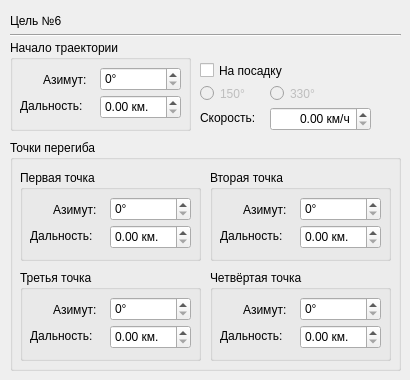
     <widget class="QWidget" name="Target6">
      <widget class="QGroupBox" name="TargetStart_6">
       <property name="geometry">
        <rect>
         <x>10</x>
         <y>40</y>
         <width>181</width>
         <height>91</height>
        </rect>
       </property>
       <property name="title">
        <string>Начало траектории</string>
       </property>
       <widget class="QLabel" name="LabelTargetAzimuthStart_6">
        <property name="geometry">
         <rect>
          <x>33</x>
          <y>32</y>
          <width>57</width>
          <height>15</height>
         </rect>
        </property>
        <property name="text">
         <string>Азимут:</string>
        </property>
       </widget>
       <widget class="QSpinBox" name="TargetAzimuthStart_6">
        <property name="geometry">
         <rect>
          <x>90</x>
          <y>27</y>
          <width>81</width>
          <height>24</height>
         </rect>
        </property>
        <property name="suffix">
         <string>°</string>
        </property>
       </widget>
       <widget class="QLabel" name="LabelTargetRangeStart_6">
        <property name="geometry">
         <rect>
          <x>10</x>
          <y>58</y>
          <width>71</width>
          <height>16</height>
         </rect>
        </property>
        <property name="text">
         <string>Дальность:</string>
        </property>
       </widget>
       <widget class="QDoubleSpinBox" name="TargetRangeStart_6">
        <property name="geometry">
         <rect>
          <x>90</x>
          <y>55</y>
          <width>81</width>
          <height>24</height>
         </rect>
        </property>
        <property name="suffix">
         <string> км.</string>
        </property>
       </widget>
      </widget>
      <widget class="QCheckBox" name="TargetGoHome_6">
       <property name="geometry">
        <rect>
         <x>200</x>
         <y>60</y>
         <width>91</width>
         <height>21</height>
        </rect>
       </property>
       <property name="text">
        <string>На посадку</string>
       </property>
      </widget>
      <widget class="QLabel" name="label_6">
       <property name="geometry">
        <rect>
         <x>10</x>
         <y>10</y>
         <width>91</width>
         <height>21</height>
        </rect>
       </property>
       <property name="text">
        <string>Цель №6</string>
       </property>
      </widget>
      <widget class="QGroupBox" name="TargetExtremums_6">
       <property name="geometry">
        <rect>
         <x>10</x>
         <y>140</y>
         <width>391</width>
         <height>231</height>
        </rect>
       </property>
       <property name="title">
        <string>Точки перегиба</string>
       </property>
       <widget class="QGroupBox" name="TargetExtremumFirst_6">
        <property name="geometry">
         <rect>
          <x>10</x>
          <y>30</y>
          <width>181</width>
          <height>91</height>
         </rect>
        </property>
        <property name="title">
         <string>Первая точка</string>
        </property>
        <widget class="QLabel" name="LabelTargetAzimuthFinish_21">
         <property name="geometry">
          <rect>
           <x>33</x>
           <y>32</y>
           <width>57</width>
           <height>15</height>
          </rect>
         </property>
         <property name="text">
          <string>Азимут:</string>
         </property>
        </widget>
        <widget class="QSpinBox" name="TargetAzimuthExtremumFirst_6">
         <property name="geometry">
          <rect>
           <x>90</x>
           <y>27</y>
           <width>81</width>
           <height>24</height>
          </rect>
         </property>
         <property name="suffix">
          <string>°</string>
         </property>
        </widget>
        <widget class="QLabel" name="LabelTargetRangeFinish_21">
         <property name="geometry">
          <rect>
           <x>10</x>
           <y>58</y>
           <width>71</width>
           <height>16</height>
          </rect>
         </property>
         <property name="text">
          <string>Дальность:</string>
         </property>
        </widget>
        <widget class="QDoubleSpinBox" name="TargetRangeExtremumFirst_6">
         <property name="geometry">
          <rect>
           <x>90</x>
           <y>55</y>
           <width>81</width>
           <height>24</height>
          </rect>
         </property>
         <property name="suffix">
          <string> км.</string>
         </property>
        </widget>
       </widget>
       <widget class="QGroupBox" name="TargetExtremumSecond_6">
        <property name="geometry">
         <rect>
          <x>200</x>
          <y>30</y>
          <width>181</width>
          <height>91</height>
         </rect>
        </property>
        <property name="title">
         <string>Вторая точка</string>
        </property>
        <widget class="QLabel" name="LabelTargetAzimuthFinish_22">
         <property name="geometry">
          <rect>
           <x>33</x>
           <y>32</y>
           <width>57</width>
           <height>15</height>
          </rect>
         </property>
         <property name="text">
          <string>Азимут:</string>
         </property>
        </widget>
        <widget class="QSpinBox" name="TargetAzimuthExtremumSecond_6">
         <property name="geometry">
          <rect>
           <x>90</x>
           <y>27</y>
           <width>81</width>
           <height>24</height>
          </rect>
         </property>
         <property name="suffix">
          <string>°</string>
         </property>
        </widget>
        <widget class="QLabel" name="LabelTargetRangeFinish_22">
         <property name="geometry">
          <rect>
           <x>10</x>
           <y>58</y>
           <width>71</width>
           <height>16</height>
          </rect>
         </property>
         <property name="text">
          <string>Дальность:</string>
         </property>
        </widget>
        <widget class="QDoubleSpinBox" name="TargetRangeExtremumSecond_6">
         <property name="geometry">
          <rect>
           <x>90</x>
           <y>55</y>
           <width>81</width>
           <height>24</height>
          </rect>
         </property>
         <property name="suffix">
          <string> км.</string>
         </property>
        </widget>
       </widget>
       <widget class="QGroupBox" name="TargetExtremumThird_6">
        <property name="geometry">
         <rect>
          <x>10</x>
          <y>130</y>
          <width>181</width>
          <height>91</height>
         </rect>
        </property>
        <property name="title">
         <string>Третья точка</string>
        </property>
        <widget class="QLabel" name="LabelTargetAzimuthFinish_23">
         <property name="geometry">
          <rect>
           <x>33</x>
           <y>32</y>
           <width>57</width>
           <height>15</height>
          </rect>
         </property>
         <property name="text">
          <string>Азимут:</string>
         </property>
        </widget>
        <widget class="QSpinBox" name="TargetAzimuthExtremumThird_6">
         <property name="geometry">
          <rect>
           <x>90</x>
           <y>27</y>
           <width>81</width>
           <height>24</height>
          </rect>
         </property>
         <property name="suffix">
          <string>°</string>
         </property>
        </widget>
        <widget class="QLabel" name="LabelTargetRangeFinish_23">
         <property name="geometry">
          <rect>
           <x>10</x>
           <y>58</y>
           <width>71</width>
           <height>16</height>
          </rect>
         </property>
         <property name="text">
          <string>Дальность:</string>
         </property>
        </widget>
        <widget class="QDoubleSpinBox" name="TargetRangeExtremumThird_6">
         <property name="geometry">
          <rect>
           <x>90</x>
           <y>55</y>
           <width>81</width>
           <height>24</height>
          </rect>
         </property>
         <property name="suffix">
          <string> км.</string>
         </property>
        </widget>
       </widget>
       <widget class="QGroupBox" name="TargetExtremumFourth_6">
        <property name="geometry">
         <rect>
          <x>200</x>
          <y>130</y>
          <width>181</width>
          <height>91</height>
         </rect>
        </property>
        <property name="title">
         <string>Четвёртая точка</string>
        </property>
        <widget class="QLabel" name="LabelTargetAzimuthFinish_24">
         <property name="geometry">
          <rect>
           <x>33</x>
           <y>32</y>
           <width>57</width>
           <height>15</height>
          </rect>
         </property>
         <property name="text">
          <string>Азимут:</string>
         </property>
        </widget>
        <widget class="QSpinBox" name="TargetAzimuthExtremumFourth_6">
         <property name="geometry">
          <rect>
           <x>90</x>
           <y>27</y>
           <width>81</width>
           <height>24</height>
          </rect>
         </property>
         <property name="suffix">
          <string>°</string>
         </property>
        </widget>
        <widget class="QLabel" name="LabelTargetRangeFinish_24">
         <property name="geometry">
          <rect>
           <x>10</x>
           <y>58</y>
           <width>71</width>
           <height>16</height>
          </rect>
         </property>
         <property name="text">
          <string>Дальность:</string>
         </property>
        </widget>
        <widget class="QDoubleSpinBox" name="TargetRangeExtremumFourth_6">
         <property name="geometry">
          <rect>
           <x>90</x>
           <y>55</y>
           <width>81</width>
           <height>24</height>
          </rect>
         </property>
         <property name="suffix">
          <string> км.</string>
         </property>
        </widget>
       </widget>
      </widget>
      <widget class="Line" name="line_6">
       <property name="geometry">
        <rect>
         <x>10</x>
         <y>27</y>
         <width>391</width>
         <height>16</height>
        </rect>
       </property>
       <property name="orientation">
        <enum>Qt::Horizontal</enum>
       </property>
      </widget>
      <widget class="QDoubleSpinBox" name="TargetSpeed_6">
       <property name="geometry">
        <rect>
         <x>270</x>
         <y>107</y>
         <width>101</width>
         <height>24</height>
        </rect>
       </property>
       <property name="alignment">
        <set>Qt::AlignRight|Qt::AlignTrailing|Qt::AlignVCenter</set>
       </property>
       <property name="suffix">
        <string> км/ч</string>
       </property>
      </widget>
      <widget class="QLabel" name="LabelSpeedTarget_6">
       <property name="geometry">
        <rect>
         <x>200</x>
         <y>110</y>
         <width>71</width>
         <height>16</height>
        </rect>
       </property>
       <property name="text">
        <string>Скорость:</string>
       </property>
      </widget>
      <widget class="QRadioButton" name="TargetGoHome330_6">
       <property name="enabled">
        <bool>false</bool>
       </property>
       <property name="geometry">
        <rect>
         <x>270</x>
         <y>83</y>
         <width>51</width>
         <height>21</height>
        </rect>
       </property>
       <property name="text">
        <string>330°</string>
       </property>
      </widget>
      <widget class="QRadioButton" name="TargetGoHome150_6">
       <property name="enabled">
        <bool>false</bool>
       </property>
       <property name="geometry">
        <rect>
         <x>200</x>
         <y>83</y>
         <width>51</width>
         <height>21</height>
        </rect>
       </property>
       <property name="text">
        <string>150°</string>
       </property>
      </widget>
     </widget>
